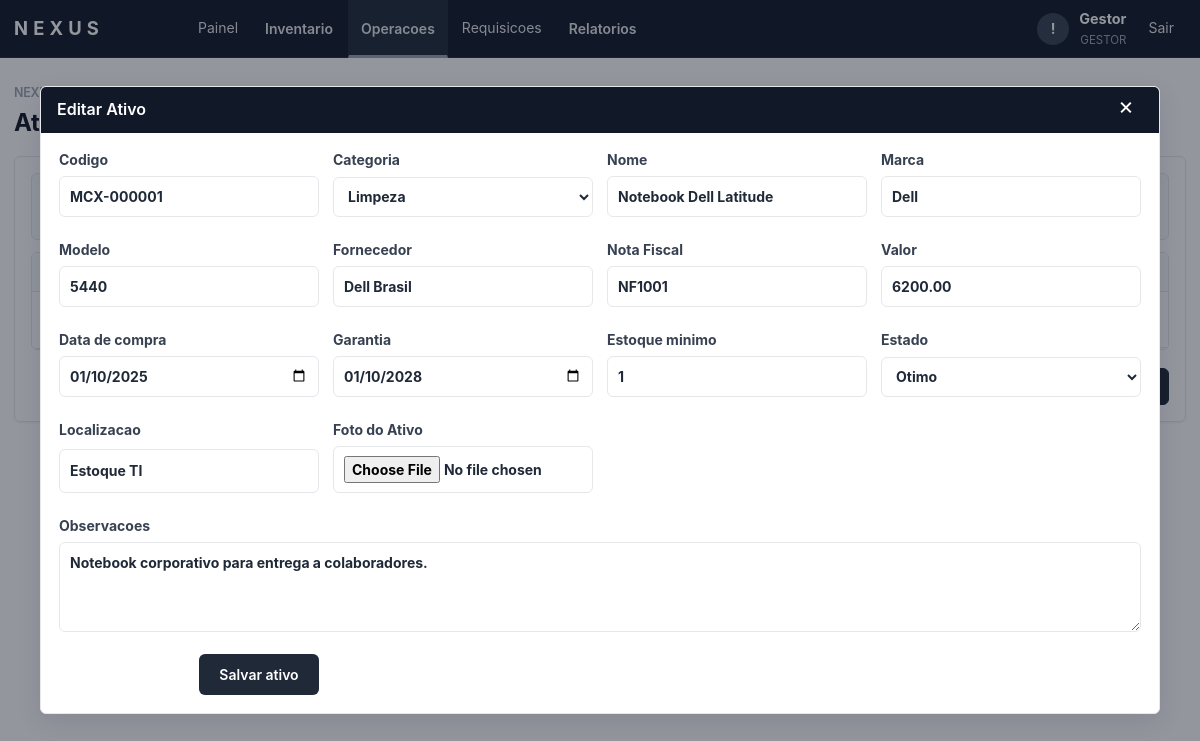
The app's page /index.php?page=ativos&id=1 (signed in) with its own data.
### tables this page shows
CREATE TABLE ativos (
    id               INT AUTO_INCREMENT PRIMARY KEY,
    codigo           VARCHAR(30)  NOT NULL UNIQUE,
    categoria_id     INT NULL,
    nome             VARCHAR(140) NOT NULL,
    marca            VARCHAR(100),
    modelo           VARCHAR(100),
    fornecedor       VARCHAR(140),
    nota_fiscal      VARCHAR(80),
    valor_compra     DECIMAL(12,2) NOT NULL DEFAULT 0,
    data_compra      DATE NULL,
    garantia         DATE NULL,
    quantidade_atual INT          NOT NULL DEFAULT 0,
    estoque_minimo   INT          NOT NULL DEFAULT 1,
    estoque_maximo   INT          NOT NULL DEFAULT 0,
    foto             VARCHAR(255),
    estado           ENUM('Otimo','Bom','Medio','Ruim','Manutencao','Inutilizado') DEFAULT 'Bom',
    localizacao      VARCHAR(140),
    observacoes      TEXT,
    created_at       TIMESTAMP DEFAULT CURRENT_TIMESTAMP,
    updated_at       TIMESTAMP DEFAULT CURRENT_TIMESTAMP ON UPDATE CURRENT_TIMESTAMP,

    INDEX idx_ativos_codigo    (codigo),
    INDEX idx_ativos_nome      (nome),
    INDEX idx_ativos_categoria (categoria_id),
    INDEX idx_ativos_estoque   (quantidade_atual, estoque_minimo),

    CONSTRAINT fk_ativos_categoria
        FOREIGN KEY (categoria_id) REFERENCES categorias(id) ON DELETE SET NULL
);

CREATE TABLE categorias (
    id          INT AUTO_INCREMENT PRIMARY KEY,
    nome        VARCHAR(100) NOT NULL UNIQUE,
    tipo        ENUM('ti','limpeza','escritorio') NOT NULL DEFAULT 'ti',
    descricao   TEXT,
    created_at  TIMESTAMP DEFAULT CURRENT_TIMESTAMP,
    INDEX idx_categorias_nome (nome),
    INDEX idx_categorias_tipo (tipo)
);

### nova_modules.php (called while the page is built, shortened)
<?php
function nova_render_page(string $page,?string $flash): bool {
 return false;
}

### index.php (the view, shortened to what this page needs)
<?php
$config = require __DIR__ . '/config.php';
require_once __DIR__ . '/nova_modules.php';
function db(): PDO
{
    static $pdo = null;
    global $config;
    if (!$pdo) {
        $dsn = "mysql:host={$config['db_host']};dbname={$config['db_name']};charset=utf8mb4";
        $pdo = new PDO($dsn, $config['db_user'], $config['db_pass'], [
            PDO::ATTR_ERRMODE => PDO::ERRMODE_EXCEPTION,
            PDO::ATTR_DEFAULT_FETCH_MODE => PDO::FETCH_ASSOC,
        ]);
    }
    return $pdo;
}
function e(mixed $value): string
{
    return htmlspecialchars((string) $value, ENT_QUOTES, 'UTF-8');
}
function csrf(): string
{
    return $_SESSION['csrf'];
}
function current_user(): ?array
{
    return $_SESSION['user'] ?? null;
}
function current_profile(): ?string
{
    return current_user()['perfil'] ?? null;
}
function is_gestor(): bool
{
    return current_profile() === 'gestor';
}
function categoria_tipos_permitidos(): ?array
{
    if (is_gestor()) {
        return ['limpeza', 'escritorio'];
    }
    return null;
}
function categorias_permitidas_ids(): ?array
{
    $tipos = categoria_tipos_permitidos();
    $placeholders = implode(',', array_fill(0, count($tipos), '?'));
    $stmt = db()->prepare("SELECT id FROM categorias WHERE tipo IN ({$placeholders})");
    $stmt->execute($tipos);
    return array_map('intval', $stmt->fetchAll(PDO::FETCH_COLUMN));
}
function categoria_scope_sql(string $colunaCategoriaId): array
{
    $ids = categorias_permitidas_ids();
    $placeholders = implode(',', array_fill(0, count($ids), '?'));
    return [" AND {$colunaCategoriaId} IN ({$placeholders})", $ids];
}
function next_code(string $table, string $column, string $prefix): string
{
    $stmt = db()->prepare("SELECT {$column} FROM {$table} WHERE {$column} LIKE ? ORDER BY id DESC LIMIT 1");
    $stmt->execute([$prefix . '-%']);
    $last = (string) ($stmt->fetchColumn() ?: '');
    $num = 1;
    if (preg_match('/(\d+)$/', $last, $m)) {
        $num = ((int) $m[1]) + 1;
    }
    return $prefix . '-' . str_pad((string) $num, 6, '0', STR_PAD_LEFT);
}
function render_topbar(string $area, array $links): void
{
    $user = current_user();
    echo '<header class="topbar">';
    echo '<div class="topbar-inner">';
    echo '<a class="brand" href="index.php?page=' . ($area === 'usuario' ? 'abrir-requisicao' : 'dashboard') . '"><span class="brand-name">NEXUS</span></a>';
    echo '<nav class="topnav">';
    foreach ($links as $href => $label) {
        if (is_array($label)) {
            $active = in_array(($_GET['page'] ?? 'dashboard'), array_keys($label), true) ? ' active-link' : '';
            echo '<div class="nav-dropdown"><button type="button" class="nav-dropdown-toggle' . $active . '">' . e((string) $href) . '</button><div class="nav-dropdown-menu">';
            echo '</div></div>';
            continue;
        }
        $active = (($_GET['page'] ?? 'dashboard') === $href) ? ' active-link' : '';
        echo '<a href="index.php?page=' . e($href) . '" class="' . $active . '">' . e($label) . '</a>';
    }
    echo '</nav>';
    echo '<div class="top-actions">';
    echo '<button type="button" class="notify-btn" aria-label="Notificacoes">!</button>';
    echo '<div class="user-area"><span>' . e($user['nome'] ?? 'Usuario') . '</span><small>' . e($user['perfil'] ?? $area) . '</small></div>';
    echo '<a class="logout-link" href="index.php?page=logout">Sair</a>';
    echo '</div></div></header>';
}
$page = $_GET['page'] ?? 'dashboard';
$flash = $_SESSION['flash'] ?? null;
?>
<!doctype html>
<html lang="pt-BR">
<head>
  <link rel="stylesheet" href="https://cdn.jsdelivr.net/npm/bootstrap@5.3.3/dist/css/bootstrap.min.css">
  <link rel="stylesheet" href="assets/style.css?v=<?= (int) @filemtime(__DIR__ . '/assets/style.css') ?>">
</head>
<body>
<?php if ($page === 'login'): ?>
  <main class="login">
    <form method="post" class="card login-card">
      <h1>NEXUS</h1>
      <p>Login unico para administradores e usuarios</p>
      <?php if ($flash): ?><div class="alert"><?= e($flash) ?></div><?php endif; ?>
      <input type="hidden" name="csrf" value="<?= e(csrf()) ?>">
      <label>E-mail<input name="email" type="email" required autocomplete="email"></label>
      <label>Senha<input name="senha" type="password" required autocomplete="current-password"></label>
      <button>Entrar</button>
    </form>
  </main>
<?php else:
    $menuLinks = [];
    if (current_profile() === 'administrador') {
        $menuLinks = [
            'dashboard' => 'Painel',
            'Inventario' => ['estoque' => 'Estoque', 'purchase-requests' => 'Solicitacoes de compra', 'inventory' => 'Auditoria de inventario'],
            'Operacoes' => ['movimentacoes' => 'Movimentacoes', 'ativos' => 'Ativos', 'qrcode' => 'QR Codes', 'categorias' => 'Categorias'],
            'requisicoes' => 'Requisicoes',
            'hiring' => 'Contratacoes',
            'Relatorios' => ['inventory-reports' => 'Relatorios de compra', 'movimentacoes' => 'Relatorio de itens em uso', 'importar' => 'Importar CSV', 'exportar' => 'Exportar CSV'],
        ];
    } elseif (current_profile() === 'gestor') {
        $menuLinks = [
            'dashboard' => 'Painel',
            'Inventario' => ['estoque' => 'Estoque'],
            'Operacoes' => ['movimentacoes' => 'Movimentacoes', 'ativos' => 'Ativos', 'qrcode' => 'QR Codes', 'categorias' => 'Categorias'],
            'requisicoes' => 'Requisicoes',
            'Relatorios' => ['movimentacoes' => 'Relatorio de itens em uso', 'importar' => 'Importar CSV', 'exportar' => 'Exportar CSV'],
        ];
    } elseif (current_profile() === 'diretoria') {
        $menuLinks = [
            'dashboard' => 'Painel',
            'requisicoes' => 'Requisicoes',
        ];
    } elseif (current_profile() === 'coordenacao_ti') {
        $menuLinks = ['dashboard' => 'Painel', 'requisicoes-ti' => 'Requisicoes TI', 'it-dashboard' => 'Aprovacoes TI'];
    } elseif (current_profile() === 'financeiro') {
        $menuLinks = ['dashboard' => 'Painel', 'finance-dashboard' => 'Compras'];
    } elseif (current_profile() === 'rh') {
        $menuLinks = ['rh-dashboard' => 'Equipamentos', 'hiring' => 'Contratacoes'];
    }
    ?>
  <?php render_topbar('administrador', $menuLinks); ?>
  <main class="workspace">
    <?php if (nova_render_page($page, $flash)): ?>
    <?php elseif ($page === 'ativos'):
        $defaultCategoriaId = is_gestor() ? (categorias_permitidas_ids()[0] ?? null) : null;
        $ativo = ['codigo' => next_code('ativos', 'codigo', 'MCX'), 'estado' => 'Bom', 'estoque_minimo' => 1, 'categoria_id' => $defaultCategoriaId];
        if (!empty($_GET['id'])) {
            $stmt = db()->prepare('SELECT * FROM ativos WHERE id = ?');
            $stmt->execute([(int) $_GET['id']]);
            $ativo = $stmt->fetch() ?: $ativo;
        }
        [$catScopeSql, $catScopeParams] = categoria_scope_sql('id');
        $categoriasStmt = db()->prepare("SELECT * FROM categorias WHERE 1=1{$catScopeSql} ORDER BY nome");
        $categoriasStmt->execute($catScopeParams);
        $categorias = $categoriasStmt->fetchAll();
        [$scopeSql, $scopeParams] = categoria_scope_sql('a.categoria_id');
        $rowsStmt = db()->prepare("SELECT a.*, c.nome categoria FROM ativos a LEFT JOIN categorias c ON c.id = a.categoria_id WHERE 1=1{$scopeSql} ORDER BY a.codigo");
        $rowsStmt->execute($scopeParams);
        $rows = $rowsStmt->fetchAll();
    ?>
      <h1>Ativos</h1>
      <section class="card">
        <div class="toolbar">
          <button type="button" data-open-modal="ativo-modal">Novo Ativo</button>
        </div>
        <div class="table-wrap"><table id="ativos-table" class="data-table"><thead><tr><th>Codigo</th><th>Nome</th><th>Categoria</th><th>Estoque</th><th>Estado</th><th>Localizacao</th><th></th></tr></thead><tbody>
          <?php foreach ($rows as $r): ?>
          <tr>
            <td><?= e($r['codigo']) ?></td><td><?= e($r['nome']) ?></td><td><?= e($r['categoria']) ?></td><td><?= e($r['quantidade_atual']) ?></td><td><?= e($r['estado']) ?></td><td><?= e($r['localizacao']) ?></td>
            <td class="actions">
              <a class="mini" href="index.php?page=ativos&id=<?= e($r['id']) ?>">Editar</a>
              <a class="mini danger" href="index.php?page=excluir-ativo&id=<?= e($r['id']) ?>" onclick="return confirm('Excluir ativo?')">Excluir</a>
              <button type="button" class="mini" data-open-modal="historico-<?= e($r['id']) ?>">Historico</button>
              <button type="button" class="mini" data-open-modal="qr-<?= e($r['id']) ?>">QR Code</button>
            </td>
          </tr>
          <?php endforeach; ?>
        </tbody></table></div>
      </section>
      <div class="modal <?= !empty($_GET['id']) ? 'is-open' : '' ?>" id="ativo-modal" aria-hidden="<?= !empty($_GET['id']) ? 'false' : 'true' ?>">
        <div class="modal-panel wide-modal">
          <a class="modal-close" href="index.php?page=ativos">&times;</a>
          <h2><?= !empty($ativo['id']) ? 'Editar Ativo' : 'Novo Ativo' ?></h2>
          <form class="asset-form" method="post" action="index.php?page=salvar-ativo" enctype="multipart/form-data">
            <label>Codigo<input name="codigo" value="<?= e($ativo['codigo'] ?? '') ?>" required></label>
            <label>Categoria<select name="categoria_id"><?php if (!is_gestor()): ?><option value="">Sem categoria</option><?php endif; ?><?php foreach ($categorias as $c): ?><option value="<?= e($c['id']) ?>" <?= (($ativo['categoria_id'] ?? '') == $c['id']) ? 'selected' : '' ?>><?= e($c['nome']) ?></option><?php endforeach; ?></select></label>
            <label>Nome<input name="nome" value="<?= e($ativo['nome'] ?? '') ?>" required></label>
            <label>Marca<input name="marca" value="<?= e($ativo['marca'] ?? '') ?>"></label>
            <label>Modelo<input name="modelo" value="<?= e($ativo['modelo'] ?? '') ?>"></label>
            <label>Fornecedor<input name="fornecedor" value="<?= e($ativo['fornecedor'] ?? '') ?>"></label>
            <label>Nota Fiscal<input name="nota_fiscal" value="<?= e($ativo['nota_fiscal'] ?? '') ?>"></label>
            <label>Valor<input type="number" step="0.01" name="valor_compra" value="<?= e($ativo['valor_compra'] ?? '') ?>"></label>
            <label>Data de compra<input type="date" name="data_compra" value="<?= e($ativo['data_compra'] ?? '') ?>"></label>
            <label>Garantia<input type="date" name="garantia" value="<?= e($ativo['garantia'] ?? '') ?>"></label>
            <label>Estoque minimo<input type="number" name="estoque_minimo" value="<?= e($ativo['estoque_minimo'] ?? 1) ?>"></label>
            <label>Estado<select name="estado"><?php foreach (['Otimo','Bom','Medio','Ruim','Manutencao','Inutilizado'] as $estado): ?><option <?= (($ativo['estado'] ?? '') === $estado) ? 'selected' : '' ?>><?= e($estado) ?></option><?php endforeach; ?></select></label>
            <label>Localizacao<input name="localizacao" value="<?= e($ativo['localizacao'] ?? '') ?>"></label>
            <label>Foto do Ativo<input type="file" name="foto" accept="image/png,image/jpeg,image/webp"></label>
            <label class="wide">Observacoes<textarea name="observacoes"><?= e($ativo['observacoes'] ?? '') ?></textarea></label>
            <button>Salvar ativo</button>
          </form>
        </div>
      </div>
    <?php endif; ?>
  </main>
<?php endif; ?>
</body>
</html>

### records on screen
ativos: codigo "MCX-000001", categoria_id "Limpeza", nome "Notebook Dell Latitude", marca "Dell", modelo "5440", fornecedor "Dell Brasil", nota_fiscal "NF1001", valor_compra "6200.00", data_compra "01/10/2025", garantia "01/10/2028", estoque_minimo "1", localizacao "Estoque TI", observacoes "Notebook corporativo para entrega a colaboradores."

### other values on screen
$label "Painel"
$href "Inventario"
$href "Operacoes"
$label "Requisicoes"
$href "Relatorios"
$user['nome'] "Gestor"
$user['perfil'] "GESTOR"
form field estado "Otimo"
